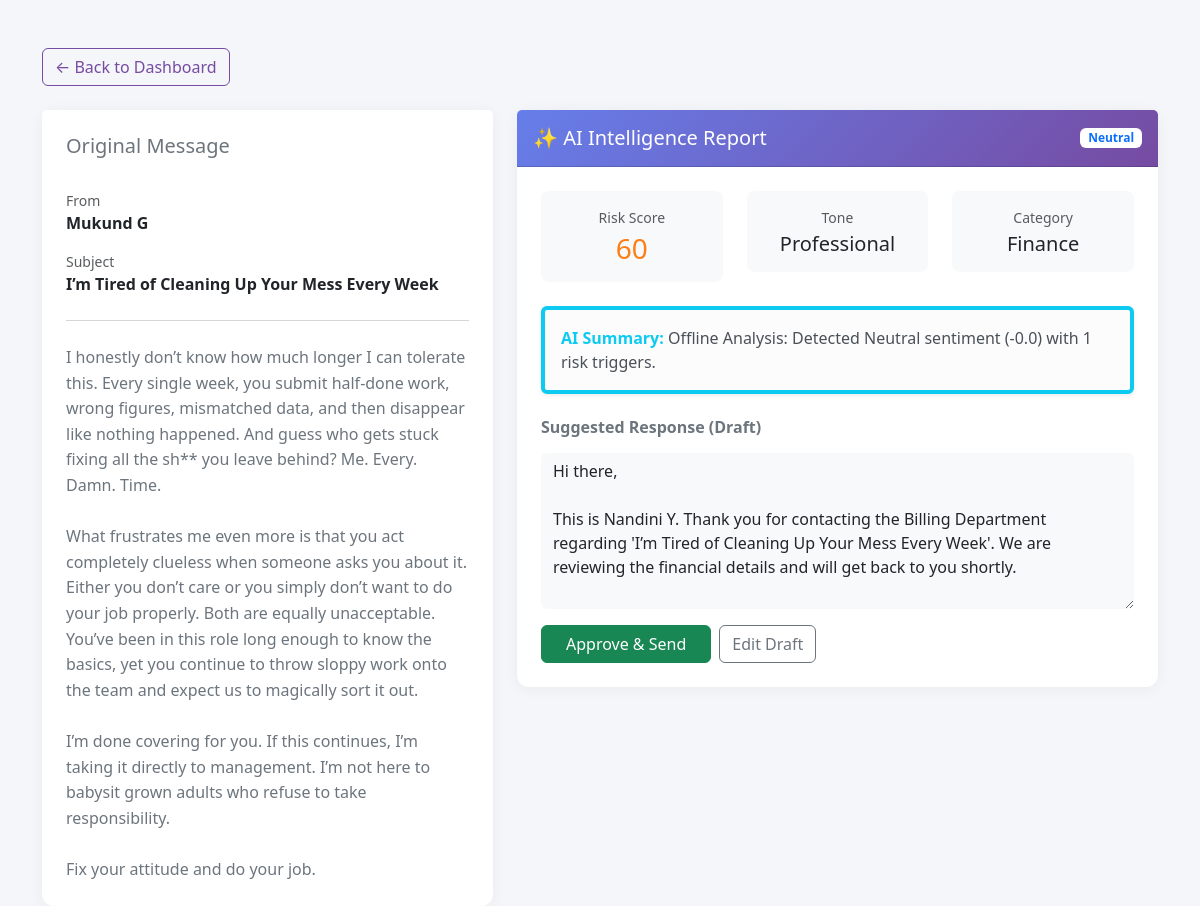
Screenshot of /email/7/ (signed in) with the database file from the repository.
### analyzer/models.py (models this page shows, shortened)
class Email(models.Model):
    sender = models.ForeignKey(User, on_delete=models.CASCADE, related_name='sent_emails')
    recipient = models.ForeignKey(User, on_delete=models.CASCADE, related_name='received_emails')
    subject = models.CharField(max_length=255)
    body = models.TextField()
    received_at = models.DateTimeField(auto_now_add=True)
    is_analyzed = models.BooleanField(default=False)

class AnalysisResult(models.Model):
    email = models.OneToOneField(Email, on_delete=models.CASCADE, related_name='analysis')
    summary = models.TextField()
    sentiment = models.CharField(max_length=50)
    tone = models.CharField(max_length=50)
    risk_score = models.IntegerField(default=0)
    flagged_keywords = models.CharField(max_length=255, blank=True, null=True)
    suggested_category = models.CharField(max_length=50, default="inquiry")
    suggested_reply = models.TextField(blank=True)
    created_at = models.DateTimeField(auto_now_add=True)

### analyzer/views.py (the view)
# urls.py: path('email/<int:email_id>/', views.email_detail, name='email_detail'),
@login_required
def email_detail(request, email_id):
    email = get_object_or_404(Email, id=email_id)
    if email.sender != request.user and email.recipient != request.user:
        return redirect('dashboard') # Security check
    return render(request, 'email_detail.html', {'email': email})

### templates/email_detail.html (shortened to what this page needs)
<!DOCTYPE html>
<html>
<head>
    <link href="https://cdn.jsdelivr.net/npm/bootstrap@5.3.0/dist/css/bootstrap.min.css" rel="stylesheet">
</head>
<body>
<div class="container mt-5">
    <a href="{% url 'dashboard' %}" class="btn btn-outline-custom mb-4">&larr; Back to Dashboard</a>
    <div class="row">
        <div class="col-md-5">
            <div class="card h-100">
                <div class="card-header bg-white border-bottom-0 pt-4 ps-4">
                    <h5 class="mb-0 text-secondary">Original Message</h5>
                </div>
                <div class="card-body p-4">
                    <div class="mb-3">
                        <small class="text-muted d-block">From</small>
                        <strong>{{ email.sender.first_name }} {{ email.sender.last_name }}</strong>
                    </div>
                    <div class="mb-3">
                        <small class="text-muted d-block">Subject</small>
                        <strong>{{ email.subject }}</strong>
                    </div>
                    <hr class="my-4 text-muted">
                    <p class="card-text text-secondary" style="white-space: pre-wrap; line-height: 1.6;">{{ email.body }}</p>
                </div>
            </div>
        </div>
        <div class="col-md-7">
            {% if email.is_analyzed %}
            <div class="card">
                <div class="card-header ai-header d-flex justify-content-between align-items-center p-3">
                    <h5 class="mb-0">✨ AI Intelligence Report</h5>
                    <span class="badge bg-white text-primary">{{ email.analysis.sentiment }}</span>
                </div>
                <div class="card-body p-4">
                    <div class="row mb-4 text-center">
                        <div class="col-4">
                            <div class="p-3 bg-light rounded-3">
                                <small class="text-muted d-block mb-1">Risk Score</small>
                                <h3 class="mb-0
                                    {% if email.analysis.risk_score > 70 %}text-danger
                                    {% elif email.analysis.risk_score > 50 %}text-warning
                                    {% else %}text-success{% endif %}">
                                    {{ email.analysis.risk_score }}
                                </h3>
                            </div>
                        </div>
                        <div class="col-4">
                            <div class="p-3 bg-light rounded-3">
                                <small class="text-muted d-block mb-1">Tone</small>
                                <h5 class="mb-0 text-dark">{{ email.analysis.tone }}</h5>
                            </div>
                        </div>
                        <div class="col-4">
                            <div class="p-3 bg-light rounded-3">
                                <small class="text-muted d-block mb-1">Category</small>
                                <h5 class="mb-0 text-dark text-capitalize">{{ email.analysis.suggested_category }}</h5>
                            </div>
                        </div>
                    </div>
                    <div class="alert alert-light border-start border-4 border-info shadow-sm mb-4">
                        <strong class="text-info">AI Summary:</strong> {{ email.analysis.summary }}
                    </div>
                    <div>
                        <h6 class="fw-bold text-secondary mb-3">Suggested Response (Draft)</h6>
                        <div class="position-relative">
                            <textarea class="form-control bg-light" rows="6" style="border: none;">{{ email.analysis.suggested_reply }}</textarea>
                        </div>
                        <div class="mt-3 d-flex gap-2">
                            <button class="btn btn-success px-4">Approve & Send</button>
                            <button class="btn btn-outline-secondary">Edit Draft</button>
                        </div>
                    </div>
                </div>
            </div>
            {% endif %}
        </div>
    </div>
</div>
</body>
</html>

### templates/email_detail.html (style rules this page uses)
body { background-color: #f4f6f9; }
.btn-outline-custom { color: #764ba2; border-color: #764ba2; }
.card { border: none; border-radius: 12px; box-shadow: 0 2px 15px rgba(0,0,0,0.05); }
.ai-header { background: linear-gradient(135deg, #667eea 0%, #764ba2 100%); color: white; }
.text-warning { color: #fd7e14 !important; }

### rows the page displays
Email: sender.first_name "Mukund", sender.last_name "G", subject "I’m Tired of Cleaning Up Your Mess Every Week", body "I honestly don’t know how much longer I can tolerate this. Every single week, you submit half-done work, wrong figures, mismatched data, and then disappear like nothing happened. And guess who gets stuck fixing all the sh** you leave behind? Me. Every. Damn. Time. What frustrates me even more is that you act completely clueless when someone asks you about it. Either you don’t care or you simply don’t want to do your job properly. Both are equally unacceptable. You’ve been in this role long enough to know the basics, yet you continue to throw sloppy work onto the team and expect us to magically sort it out. I’m done covering for you. If this continues, I’m taking it directly to management.…", analysis.sentiment "Neutral", analysis.risk_score "60", analysis.tone "Professional", analysis.suggested_category "Finance", analysis.summary "Offline Analysis: Detected Neutral sentiment (-0.0) with 1 risk triggers.", analysis.suggested_reply "Hi there, This is Nandini Y. Thank you for contacting the Billing Department regarding 'I’m Tired of Cleaning Up Your Mess Every Week'. We are reviewing the financial details and will get back to you shortly."
